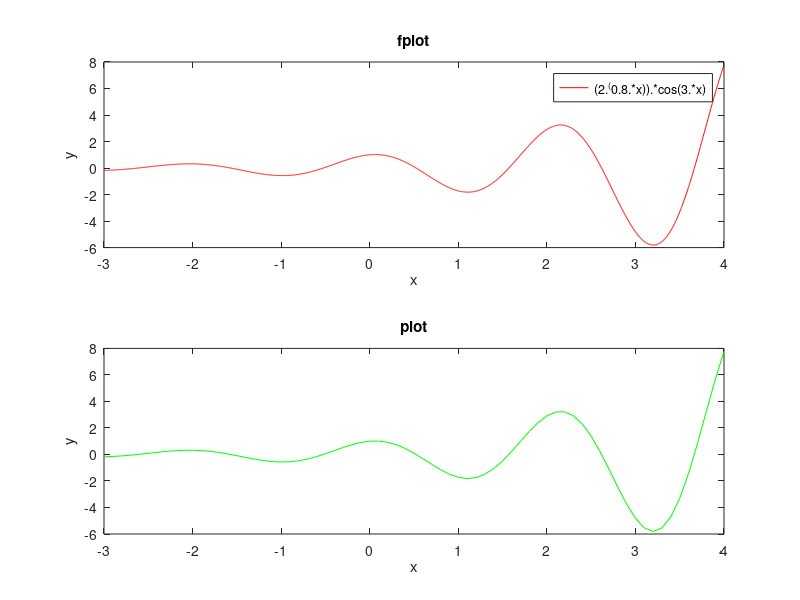

Reproduce this figure in MATLAB.
y='(2^(0.8*x))*cos(3*x)';
subplot(2,1,1)
fplot(y,[-3,4],'r');
xlabel('x')
ylabel('y')
title('fplot')
x=[-3:0.1:4];
y=(2.^(0.8.*x)).*cos(3.*x);
subplot(2,1,2);
plot(x,y,'g');
xlabel('x')
ylabel('y')
title('plot')